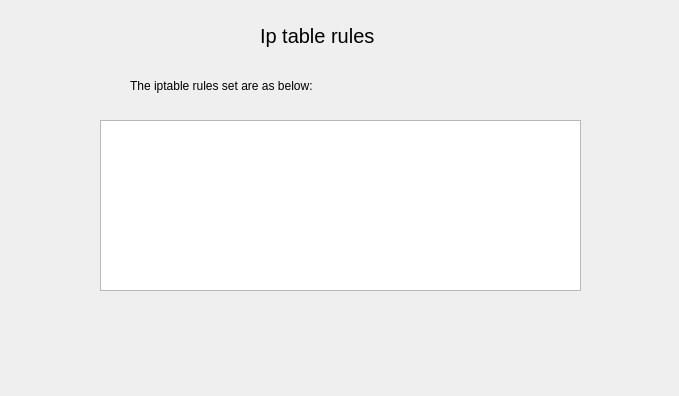
<?xml version="1.0" encoding="UTF-8"?>
<ui version="4.0">
 <class>RuleWindow</class>
 <widget class="QWidget" name="RuleWindow">
  <property name="geometry">
   <rect>
    <x>0</x>
    <y>0</y>
    <width>679</width>
    <height>396</height>
   </rect>
  </property>
  <property name="windowTitle">
   <string>Form</string>
  </property>
  <widget class="QTextBrowser" name="ruleText">
   <property name="geometry">
    <rect>
     <x>100</x>
     <y>120</y>
     <width>481</width>
     <height>171</height>
    </rect>
   </property>
   <property name="html">
    <string>&lt;!DOCTYPE HTML PUBLIC &quot;-//W3C//DTD HTML 4.0//EN&quot; &quot;http://www.w3.org/TR/REC-html40/strict.dtd&quot;&gt;
&lt;html&gt;&lt;head&gt;&lt;meta name=&quot;qrichtext&quot; content=&quot;1&quot; /&gt;&lt;style type=&quot;text/css&quot;&gt;
p, li { white-space: pre-wrap; }
&lt;/style&gt;&lt;/head&gt;&lt;body style=&quot; font-family:'SimSun'; font-size:9pt; font-weight:400; font-style:normal;&quot;&gt;
&lt;p style=&quot;-qt-paragraph-type:empty; margin-top:0px; margin-bottom:0px; margin-left:0px; margin-right:0px; -qt-block-indent:0; text-indent:0px;&quot;&gt;&lt;br /&gt;&lt;/p&gt;&lt;/body&gt;&lt;/html&gt;</string>
   </property>
  </widget>
  <widget class="QLabel" name="label">
   <property name="geometry">
    <rect>
     <x>260</x>
     <y>10</y>
     <width>161</width>
     <height>51</height>
    </rect>
   </property>
   <property name="styleSheet">
    <string notr="true">font-size: 20px</string>
   </property>
   <property name="text">
    <string>Ip table rules</string>
   </property>
  </widget>
  <widget class="QLabel" name="label_2">
   <property name="geometry">
    <rect>
     <x>130</x>
     <y>70</y>
     <width>421</width>
     <height>31</height>
    </rect>
   </property>
   <property name="text">
    <string>The iptable rules set are as below:</string>
   </property>
  </widget>
 </widget>
 <resources/>
 <connections/>
</ui>
